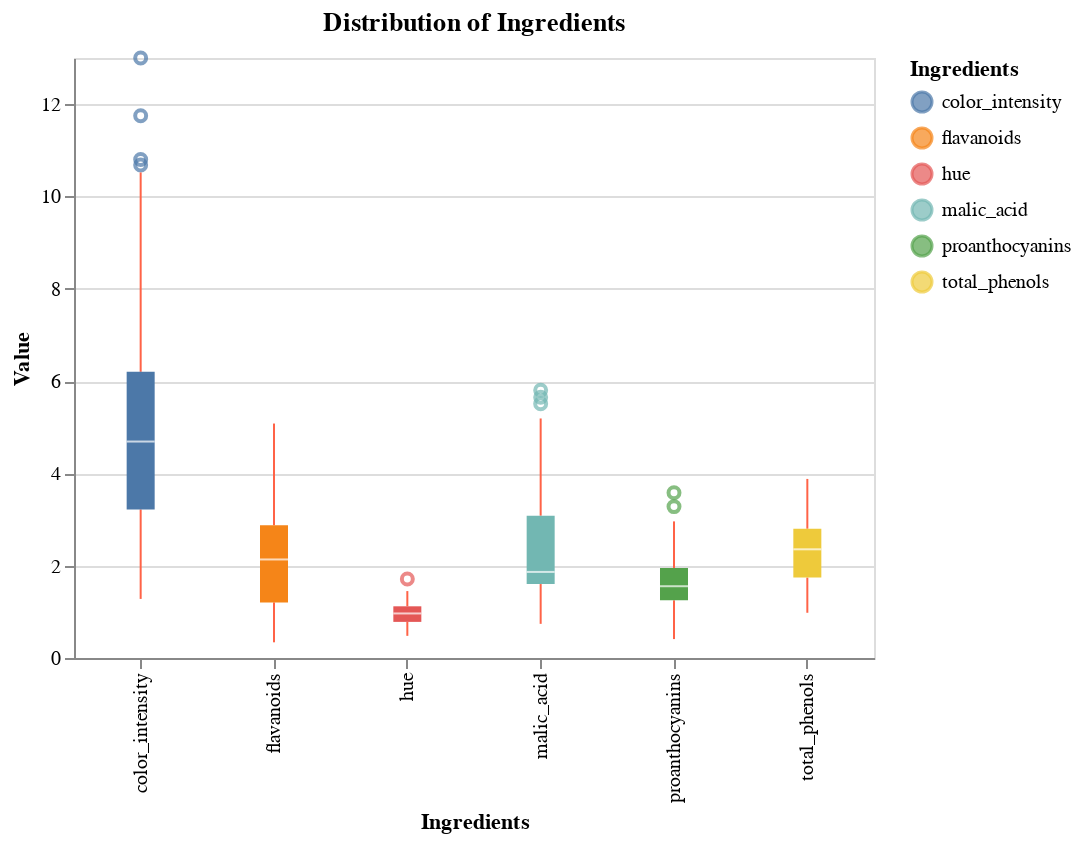

The notebook cell saved with this chart:
### Code cell
alt.Chart(melted_wine_df).mark_boxplot(color="tomato").encode(
    x=alt.X('Ingredients'),
    y=alt.Y('Value:Q', scale=alt.Scale(zero=False)),
    color="Ingredients"
).properties(
    width=400, height=300,
    title="Distribution of Ingredients")

### Figure 1 — Vega-Lite specification as saved in the notebook (floating-point values rounded to 4 significant figures; data arrays with more than 128 entries replaced by an {"elided": "..."} marker saying what was removed)
{"config": {"view": {"continuousWidth": 300, "continuousHeight": 300}}, "data": {"name": "data-d577e582a21c58fbece3ed8749d97ec0"}, "mark": {"type": "boxplot", "color": "tomato"}, "encoding": {"color": {"field": "Ingredients", "type": "nominal"}, "x": {"field": "Ingredients", "type": "nominal"}, "y": {"field": "Value", "scale": {"zero": false}, "type": "quantitative"}}, "height": 300, "title": "Distribution of Ingredients", "width": 400, "$schema": "https://vega.github.io/schema/vega-lite/v5.14.1.json", "datasets": {"data-d577e582a21c58fbece3ed8749d97ec0": {"elided": "1068 records"}}}
